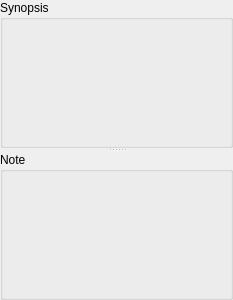
<?xml version="1.0" encoding="UTF-8"?>
<ui version="4.0">
 <class>NoteDock</class>
 <widget class="QWidget" name="NoteDock">
  <property name="geometry">
   <rect>
    <x>0</x>
    <y>0</y>
    <width>233</width>
    <height>300</height>
   </rect>
  </property>
  <property name="windowTitle">
   <string>Form</string>
  </property>
  <property name="locale">
   <locale language="English" country="UnitedStates"/>
  </property>
  <layout class="QVBoxLayout" name="verticalLayout_3">
   <property name="margin">
    <number>0</number>
   </property>
   <item>
    <widget class="QSplitter" name="notesSplitter">
     <property name="orientation">
      <enum>Qt::Vertical</enum>
     </property>
     <property name="childrenCollapsible">
      <bool>true</bool>
     </property>
     <widget class="QGroupBox" name="synBox">
      <property name="title">
       <string>Synopsis</string>
      </property>
      <layout class="QVBoxLayout" name="verticalLayout_2">
       <property name="margin">
        <number>0</number>
       </property>
       <item>
        <widget class="QStackedWidget" name="synStackedWidget"/>
       </item>
      </layout>
     </widget>
     <widget class="QGroupBox" name="noteBox">
      <property name="title">
       <string>Note</string>
      </property>
      <layout class="QVBoxLayout" name="verticalLayout">
       <property name="margin">
        <number>0</number>
       </property>
       <item>
        <widget class="QStackedWidget" name="noteStackedWidget">
         <property name="currentIndex">
          <number>-1</number>
         </property>
        </widget>
       </item>
      </layout>
     </widget>
    </widget>
   </item>
  </layout>
 </widget>
 <resources/>
 <connections/>
</ui>
